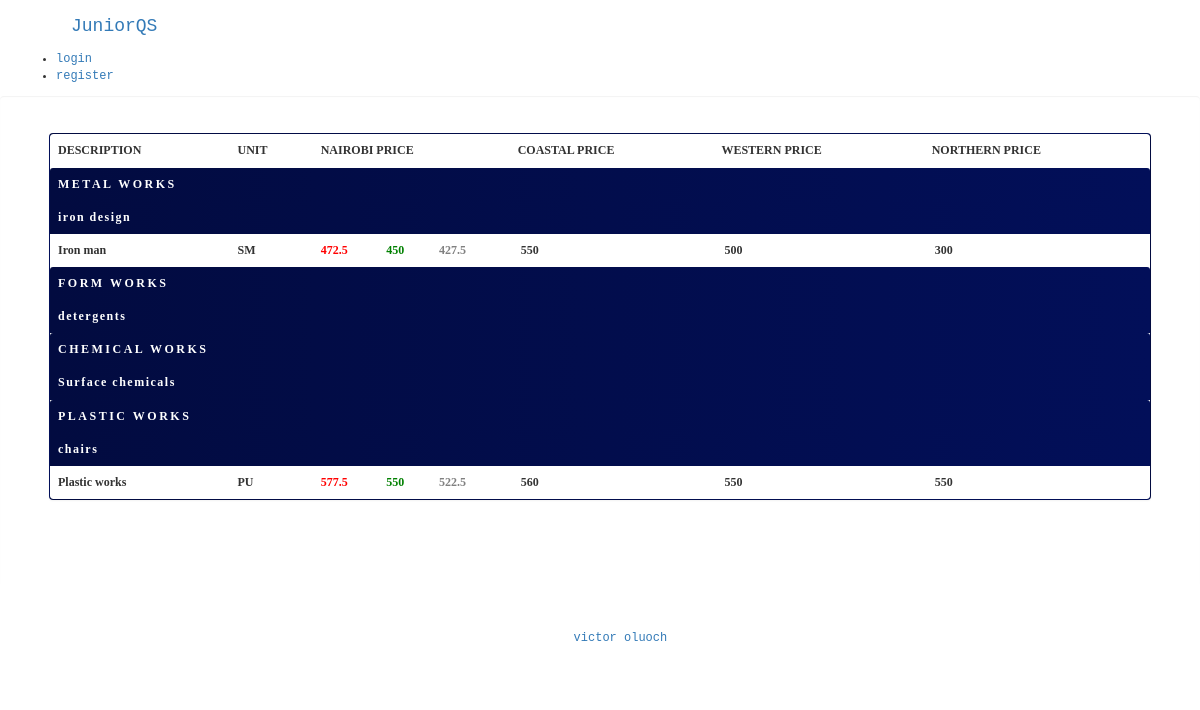
Page /home on the earlier database version.
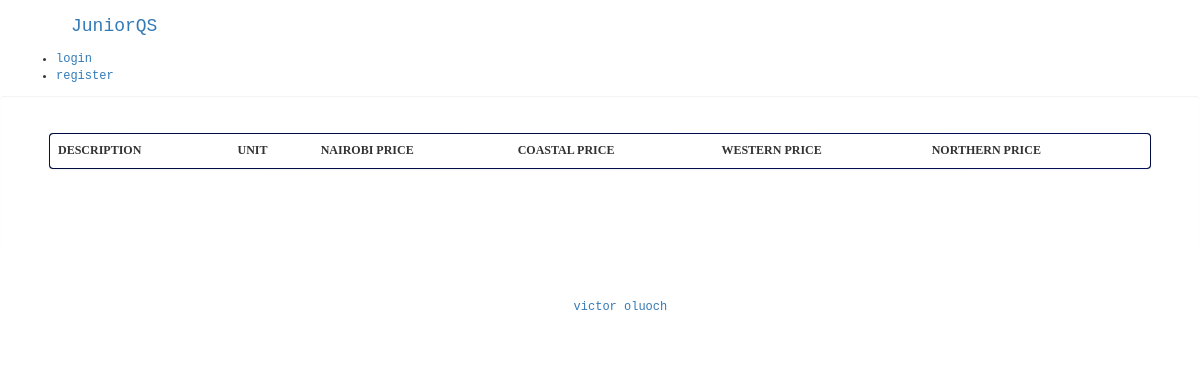
Same page on the later database version.
### app/models.py (models this page shows, shortened)
class Category(db.Model):
    id = db.Column(db.Integer, primary_key=True)
    subcategory_id = db.relationship('Subcategory', backref='subcategory', lazy='dynamic')
    description_id = db.relationship('Description', backref='desc', lazy='dynamic')
    name = db.Column(db.String(250))

class Subcategory(db.Model):
    id = db.Column(db.Integer, primary_key=True)
    description_id = db.relationship('Description', backref='description', lazy='dynamic')
    category = db.Column(db.Integer, db.ForeignKey('category.id'))
    name = db.Column(db.String(250))

class Description(db.Model):
    id = db.Column(db.Integer, primary_key=True)
    unit = db.Column(db.String(250), nullable=False)
    subcategory_id = db.Column(db.Integer, db.ForeignKey('subcategory.id'), nullable=False)
    category_id = db.Column(db.Integer, db.ForeignKey('category.id'), nullable=False)
    nairobi_region = db.Column(db.Integer)
    coastal_region = db.Column(db.Integer)
    western_region = db.Column(db.Integer)
    nothern_region = db.Column(db.Integer)
    name = db.Column(db.String(250), nullable=False)

### app/routes.py (the view)
@app.route('/', methods=['GET'])
@app.route('/home', methods=['GET'])
def home():
    cat = Category.query.all()
    desc = Description.query.all()
    subcategory = Subcategory.query.all()
    return render_template('dashboard.html', cat=cat, desc=desc, subcategory=subcategory)

### app/templates/dashboard.html (shortened to what this page needs)
{% extends 'public/main.html'%}
{% block body %}
<div class="pannel-main">
    <div class="row">
        <div class="col-sm-12">
            <div class="row">
                <div class="col-sm-12">
                </div>
            </div>
        </div>
    </div>
    <div class="row">
        <div class="col-sm-12">
            <div class="col-sm-12" id="itemsListDiv">
                <div class="row">
                    <div class="col-sm-12" id="itemsListTable">
                        <div class="col-sm-6">
                            <br>
                        </div>
                        <div class="col-xs-12">
                            <div class="panel"
                                style="background-image: linear-gradient(to right, #020B40, #020F59);">
                                <div class="table table-responsive">
                                    <table class="table"
                                        style="font-family: Georgia, 'Times New Roman', Times, serif; font-weight: bolder;">
                                        <thead>
                                            <tr style="background-color: transparent;">
                                                <th>DESCRIPTION</th>
                                                <th>UNIT</th>
                                                <th>NAIROBI PRICE</th>
                                                <th>COASTAL PRICE</th>
                                                <th>WESTERN PRICE</th>
                                                <th>NORTHERN PRICE</th>
                                            </tr>
                                        </thead>
                                        <tbody>
                                            <tr>
                                                {% for det in cat%}
                                                <td class="panel-heading"
                                                    style="background-image: linear-gradient(to right, #020B40, #020F59); font-weight: bolder; text-transform: uppercase; color: white; letter-spacing: .25rem;"
                                                    colspan="8">{{det.name}}
                                                </td>
                                            </tr>
                                            {% for sub in subcategory%}
                                            {%if sub.category == det.id%}
                                            <tr class="subcategory">
                                                <td style="font-weight:700; color: white; letter-spacing: .15rem;"
                                                    colspan="8">{{sub.name}}</td>
                                            </tr>
                                            {%endif%}
                                            {% for details in desc%}
                                            <tr class="desc">
                                                {%if details.subcategory_id == sub.id and details.category_id ==
                                                det.id %}
                                                <td>{{details.name}}</td>
                                                <td>{{details.unit}}</td>
                                                <td>
                                                    <table>
                                                        <tr>
                                                            <td style="color: red;" class="large_font">
                                                                {{details.nairobi_region * 1.05}}</td>
                                                            <td style="color: green;" class="large_font">
                                                                &nbsp;{{details.nairobi_region}}&nbsp;</td>
                                                            <td style="color: gray;" class="large_font">
                                                                {{details.nairobi_region * 0.95}}</td>
                                                        </tr>
                                                    </table>
                                                </td>
                                                <td>
                                                    <table>
                                                        <tr>
                                                            <td class="large_font">
                                                                &nbsp;{{details.coastal_region}}&nbsp;</td>
                                                        </tr>
                                                    </table>
                                                </td>
                                                <td>
                                                    <table>
                                                        <tr>
                                                            <td class="large_font">
                                                                &nbsp;{{details.western_region}}&nbsp;</td>
                                                        </tr>
                                                    </table>
                                                </td>
                                                <td>
                                                    <table>
                                                        <tr>
                                                            <td class="large_font">
                                                                &nbsp;{{details.nothern_region}}&nbsp;</td>
                                                        </tr>
                                                    </table>
                                                </td>
                                                {% endif %}
                                            </tr>
                                            {%endfor%}
                                            {%endfor%}
                                            {% endfor%}
                                            </tr>
                                        </tbody>
                                    </table>
                                </div>
                            </div>
                        </div>
                        <div class="col-sm-12 text-center">
                        </div>
                    </div>
                </div>
            </div>
        </div>
    </div>
</div>
{% endblock body%}

### app/templates/public/main.html (shortened to what this page needs)
<!DOCTYPE html>
<html>
<head>
    <link rel="stylesheet" href="{{url_for('static', filename='styles/bootstrap.min.css')}}">
    <link rel="stylesheet" href="{{url_for('static', filename='styles/bootstrap-theme.min.css')}}">
    <link rel="stylesheet" href="{{url_for('static', filename='styles/font-awesome.min.css')}}">
    <link rel="stylesheet" href="./static/css/font-awesome-animation.min.css">
    <link rel="stylesheet" href="https://stackpath.bootstrapcdn.com/font-awesome/4.7.0/css/font-awesome.min.css">
    <link rel="stylesheet" href="{{url_for('static', filename='css/main.css')}}">
</head>
<body>
    <nav class="navbar">
        <ul>
            <div class="container-fluid">
                <div class="navbar-header">
                    <a class="navbar-brand" style="margin-top:2">
                        JuniorQS
                    </a>
                    {% if not current_user.is_authenticated %}
                    <li>
                        <a href="{{url_for('login')}}">login</a>
                    </li>
                    <li>
                        <a href="{{url_for('register')}}">register</a>
                    </li>
                    {% endif %}
                </div>
        </ul>
    </nav>
    {%block body%}
    {%endblock body%}
    <footer class="container-fluid text-center hidden-print">
        <p>
            <i class="fa fa-copyright"></i>
            Copyright <a href="http://www.vicjuma945.com/">victor oluoch</a> (2020)
        </p>
    </footer>
</body>
</html>

### app/static/css/main.css (style rules this page uses)
.navbar { margin-bottom: 0; border-radius: 0; }
td, th, table { border: none !important; }
table { width: 100% !important; }
footer { background-color: transparent; color: white; padding: 25px; }
.pannel-main { min-height: 20px; padding: 19px; margin-bottom: 20px; border: none; border-radius: 4px; -webkit-box-shadow: inset 0 1px 1px rgba(0, 0, 0, .05); box-shadow: inset 0 1px 1px rgba(0, 0, 0, .05); }
body { background-color: #f5f5f5; background: url(./../images/background.jpg); font-size: 12px; font-family:monospace }

Differences in the rows shown:
removed Category: name "METAL WORKS"
removed Subcategory: name "iron design", shown under "METAL WORKS"
removed Description: name "Iron man", unit "SM", details.nairobi_region*1.05 "472.5", nairobi_region "450", details.nairobi_region*0.95 "427.5", coastal_region "550", western_region "500", nothern_region "300", shown under "iron design"
removed Category: name "FORM WORKS"
removed Subcategory: name "detergents", shown under "FORM WORKS"
removed Category: name "CHEMICAL WORKS"
removed Subcategory: name "Surface chemicals", shown under "CHEMICAL WORKS"
removed Category: name "PLASTIC WORKS"
removed Subcategory: name "chairs", shown under "PLASTIC WORKS"
removed Description: name "Plastic works", unit "PU", details.nairobi_region*1.05 "577.5", nairobi_region "550", details.nairobi_region*0.95 "522.5", coastal_region "560", western_region "550", nothern_region "550", shown under "chairs"
